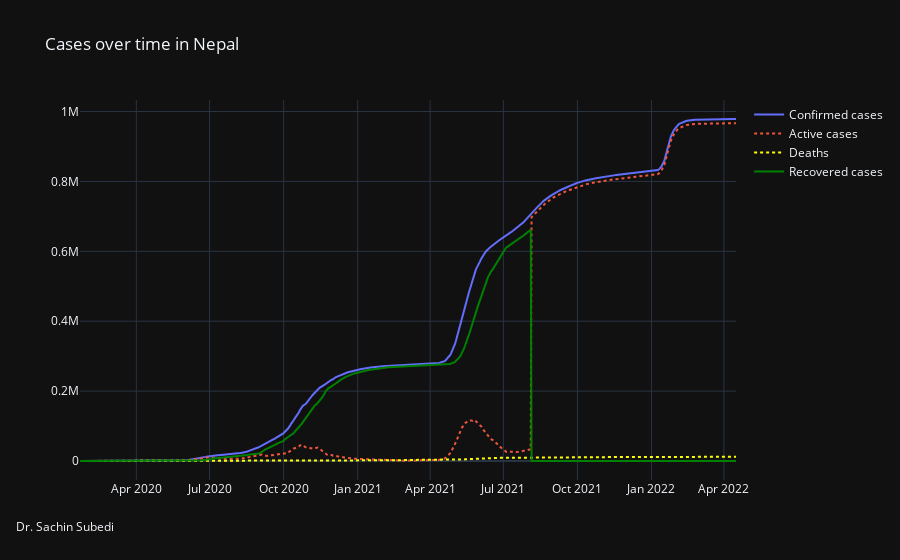

Source (notebook cell):
### Code cell
NP = (df.loc[df['Country/Region'] == 'Nepal'])
NP['Active'] = NP['Confirmed']-(NP['Recovered'] + NP['Deaths'])
NP =NP.groupby('Date')['Confirmed','Recovered', 'Deaths','Active'].sum()
Data_Nepal = NP.reset_index()
Data_Nepal['Date'] = pd.to_datetime(Data_Nepal['Date'])

fig = go.Figure()
fig.add_trace(go.Scatter(x=Data_Nepal['Date'], y=Data_Nepal['Confirmed'],
                    mode='lines',
                    name='Confirmed cases'))

fig.add_trace(go.Scatter(x=Data_Nepal['Date'], y=Data_Nepal['Active'],
                    mode='lines',
                    name='Active cases',line=dict( dash='dot')))
fig.add_trace(go.Scatter(x=Data_Nepal['Date'], y=Data_Nepal['Deaths'],name='Deaths',
                                   marker_color='yellow',mode='lines',line=dict( dash='dot') ))
fig.add_trace(go.Scatter(x=Data_Nepal['Date'], y=Data_Nepal['Recovered'],
                    mode='lines',
                    name='Recovered cases',marker_color='green'))
fig.update_layout(
    title='Cases over time in Nepal',
    template='plotly_dark',

)

fig.update_layout(
    annotations=[
        dict(
            x=-0.1,
            y=-0.15,
            showarrow=False,
            text="Dr. Sachin Subedi",
            xref="paper",
            yref="paper",
            )
            ,   
    ],

)

fig.show()

### Figure 1 — Plotly figure (JSON) as saved in the notebook; plotly's stock layout.template omitted (floating-point values rounded to 4 significant figures; data arrays with more than 128 entries replaced by an {"elided": "..."} marker saying what was removed)
{"data": [{"mode": "lines", "name": "Confirmed cases", "type": "scatter", "x": {"elided": "816 str values"}, "y": {"elided": "816 int values"}}, {"line": {"dash": "dot"}, "mode": "lines", "name": "Active cases", "type": "scatter", "x": {"elided": "816 str values"}, "y": {"elided": "816 int values"}}, {"line": {"dash": "dot"}, "marker": {"color": "yellow"}, "mode": "lines", "name": "Deaths", "type": "scatter", "x": {"elided": "816 str values"}, "y": {"elided": "816 int values"}}, {"marker": {"color": "green"}, "mode": "lines", "name": "Recovered cases", "type": "scatter", "x": {"elided": "816 str values"}, "y": {"elided": "816 int values"}}], "layout": {"annotations": [{"showarrow": false, "text": "Dr. Sachin Subedi", "x": -0.1, "xref": "paper", "y": -0.15, "yref": "paper"}], "title": {"text": "Cases over time in Nepal"}}}
